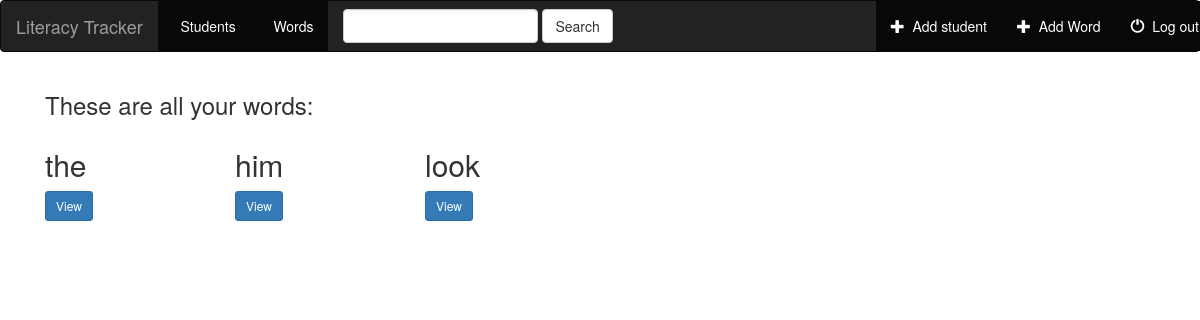
The page /students/word/ (signed in) on the database its author committed.
### students/models.py (models this page shows, shortened)
class Word(models.Model):
    word = models.CharField(max_length=250, default= "", blank=True)
    user = models.ForeignKey('auth.User', default= "")

### students/views.py (the view)
# urls.py: url(r'word/$', views.WordListView.as_view(), name='word_index'),
class WordListView(generic.ListView):
    model = Word
    template_name= "students/word_index.html"
    context_object_name = "all_words"
    def get_queryset(self):
        return Word.objects.filter(user=self.request.user)

### students/templates/students/word_index.html (shortened to what this page needs)
{% extends "base.html" %}
{% block body %}
<div class="students-container container-fluid">
    <div class="row">
        <div class="col-sm-12">
            <h3>These are all your words:</h3>
        </div>
            {% for word in all_words %}
                <div class="col-sm-4 col-lg-2">
                            <h2>{{ word.word}}</h2>
                            <a href="{% url 'students:word_detail' word.id %}" class="btn btn-primary btn-sm">View</a>
                </div>
            {% endfor %}
          </div>
        </div>
{% endblock %}

### rows shown on the page
Word: word "the"
Word: word "him"
Word: word "look"
